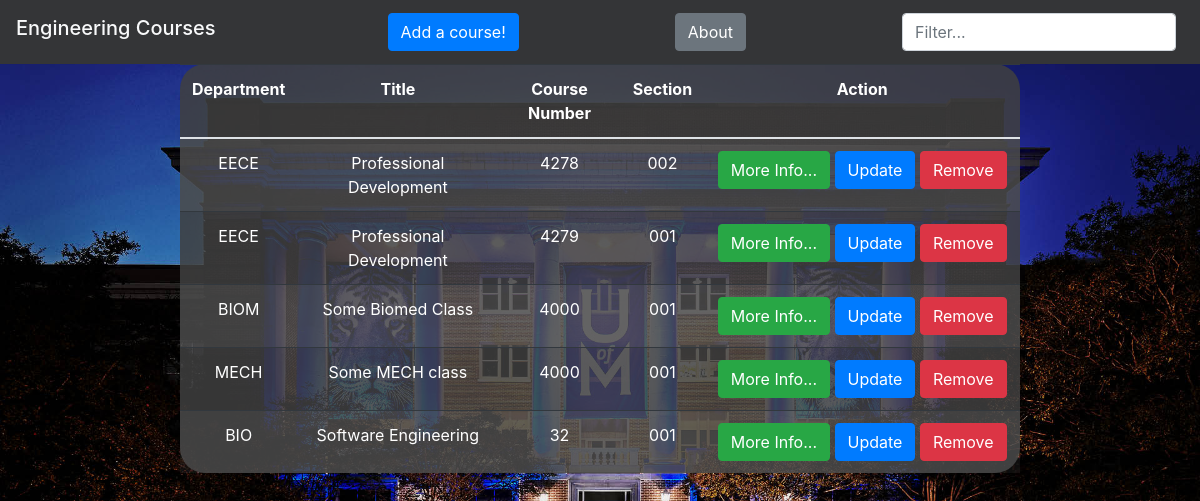
Before: / with the older database file.
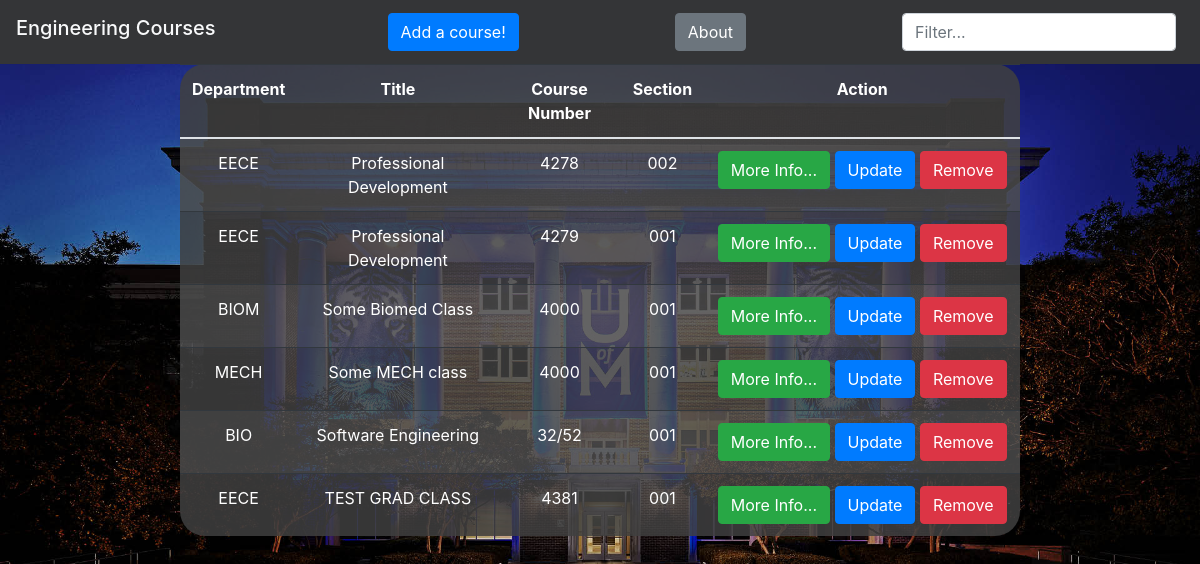
After: the same page with the newer database file.
### app.py (models this page shows, shortened)
class Course(db.Model):
    department = db.Column(db.String(4), nullable = False)
    title = db.Column(db.String(40), nullable = False)
    number = db.Column(db.String(9), nullable = False)
    section = db.Column(db.Integer, nullable = False)
    description = db.Column(db.String(400), nullable = True)
    id = db.Column(db.Integer, primary_key=True)

### app.py (the view)
@app.route('/', methods = ['GET','POST'])
def homepage():
    course = Course.query.all()
    return render_template("homepage.html", course=course)

### templates/homepage.html (shortened to what this page needs)
<!doctype html>
<html lang="en">
<head>
    <link rel="stylesheet" href="https://maxcdn.bootstrapcdn.com/bootstrap/4.4.1/css/bootstrap.min.css">
    <link rel="stylesheet" href="https://maxcdn.bootstrapcdn.com/bootstrap/4.0.0/css/bootstrap.min.css"
>
</head>
<nav class="navbar navbar-light justify-content-between"
     style="background-color: #343537">
    <h1 class="navbar-brand text-light">Engineering Courses</h1>
    <button type="button" class="btn btn-primary" data-toggle="modal" data-target="#create{{ course.id }}">Add a
        course!
    </button>
    <a class="btn btn-secondary" href = "/about">About</a>    <form class="form-inline">
        <input class="form-control mr-sm-2" id="myInput" type="search" placeholder="Filter..." aria-label="Search">
    </form>
</nav>
<div>
    <table class="table table-striped table-dark"
           style="background-color:rgba(64, 64, 64, 0.85); width:70%; margin-left:auto; margin-right:auto; border-radius:25px;">
        <thead>
        <colgroup>
            <col span="1" style="width:10%;">
            <col span="1" style="width:25%;">
            <col span="1" style="width:15%;">
            <col span="1" style="width:10%;">
            <col span="1" style="width:40%;">
        </colgroup>
        <tr style="text-align: center; background-color: transparent;">
            <th scope="col">Department</th>
            <th scope="col">Title</th>
            <th scope="col">Course Number</th>
            <th scope="col">Section</th>
            <th scope="col">Action</th>
        </tr>
        </thead>
        <tbody id="myTable">
        {% for course in course %}
        <tr style="text-align: center;">
            <td>{{ course.department }}</td>
            <td>{{ course.title }}</td>
            <td>{{ course.number }}</td>
            <td>{{ '%03d' % (course.section) }}</td>
            <td>
                <button type="button" class="btn btn-success" data-toggle="modal" data-target="#more{{ course.id }}">
                    More Info...
                </button>
                <button type="button" class="btn btn-primary" data-toggle="modal" data-target="#update{{ course.id }}">
                    Update
                </button>
                <button type="button" class="btn btn-danger" data-toggle="modal" data-target="#delete{{ course.id }}">
                    Remove
                </button>
            </td>
        </tr>
        {% endfor %}
    </table>
</div>
</body>
</html>

Changed rows visible on the page:
changed Course "BIO": number "32" → "32/52"
added Course: department "EECE", title "TEST GRAD CLASS", number "4381", section "001"
